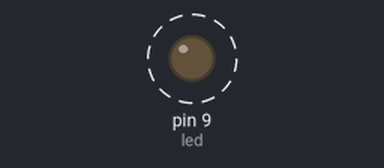
This sketch was run on a simulated Arduino Uno, built with avr-gcc and run on an emulated ATmega328P. On the bench: output pins drawn as LEDs (lit = HIGH). Dashed ring = blinking.

Above: at 0.5 s.
Timing chart, 0 to 4.6 s (numbered marks = the images above):
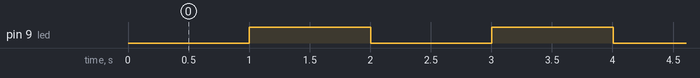

The sketch:

IEEE_test_with_millis__for_parallel_processing_.ino
```cpp
//use millis() instead of delay for parallel processing!!
int led=9;
int ledState;
unsigned long previous, current;
long interval;

void setup() {
  pinMode(led, OUTPUT);
  interval=1000;
  previous=0;

}

void loop() {
 current=millis();
 if(current-previous > interval) {
  previous=current;
  if(ledState==LOW){
    ledState=HIGH;
  }
  else {
    ledState=LOW;
  }
  digitalWrite(led, ledState);
 }
}
```

Measured:
- by itself, pin 9 (led): alternates HIGH for 1.0 s and LOW for 1.0 s
